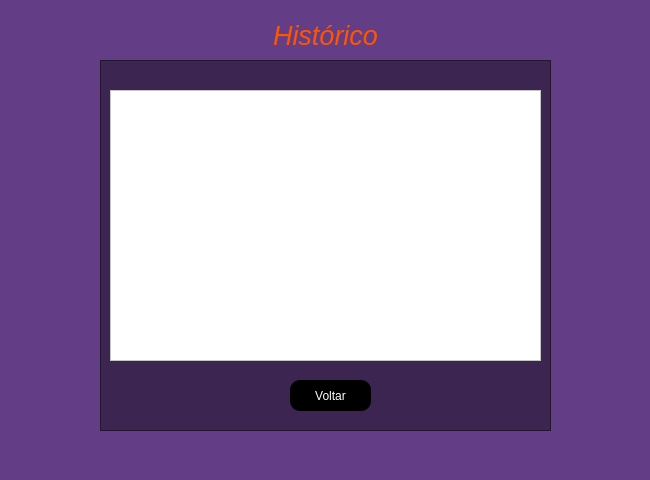
<?xml version="1.0" encoding="UTF-8"?>
<ui version="4.0">
 <class>MainWindow</class>
 <widget class="QMainWindow" name="MainWindow">
  <property name="geometry">
   <rect>
    <x>0</x>
    <y>0</y>
    <width>650</width>
    <height>480</height>
   </rect>
  </property>
  <property name="minimumSize">
   <size>
    <width>650</width>
    <height>450</height>
   </size>
  </property>
  <property name="maximumSize">
   <size>
    <width>650</width>
    <height>480</height>
   </size>
  </property>
  <property name="windowTitle">
   <string>MainWindow</string>
  </property>
  <property name="styleSheet">
   <string notr="true">background-color: rgb(100, 61, 135);</string>
  </property>
  <widget class="QWidget" name="centralwidget">
   <widget class="QLabel" name="txt_nomeHistorico">
    <property name="geometry">
     <rect>
      <x>220</x>
      <y>10</y>
      <width>211</width>
      <height>51</height>
     </rect>
    </property>
    <property name="font">
     <font>
      <pointsize>20</pointsize>
      <weight>50</weight>
      <italic>true</italic>
      <bold>false</bold>
     </font>
    </property>
    <property name="styleSheet">
     <string notr="true">color: rgb(255, 85, 0);
</string>
    </property>
    <property name="text">
     <string>Histórico</string>
    </property>
    <property name="alignment">
     <set>Qt::AlignCenter</set>
    </property>
   </widget>
   <widget class="QFrame" name="frame">
    <property name="geometry">
     <rect>
      <x>100</x>
      <y>60</y>
      <width>451</width>
      <height>371</height>
     </rect>
    </property>
    <property name="styleSheet">
     <string notr="true">background-color: rgba(0, 0, 0, 0.4);</string>
    </property>
    <property name="frameShape">
     <enum>QFrame::StyledPanel</enum>
    </property>
    <property name="frameShadow">
     <enum>QFrame::Raised</enum>
    </property>
    <widget class="QPushButton" name="btn_voltar">
     <property name="geometry">
      <rect>
       <x>190</x>
       <y>320</y>
       <width>81</width>
       <height>31</height>
      </rect>
     </property>
     <property name="styleSheet">
      <string notr="true">QPushButton {
	
	background-color: rgb(0, 0, 0);	
	color: rgb(255, 255, 255);
	border-radius: 10px
}

QPushButton:hover {
	background-color: rgb(255, 255, 255);
	color: rgb(255, 85, 0);
}</string>
     </property>
     <property name="text">
      <string>Voltar</string>
     </property>
    </widget>
    <widget class="QTextBrowser" name="txt_historico">
     <property name="geometry">
      <rect>
       <x>10</x>
       <y>30</y>
       <width>431</width>
       <height>271</height>
      </rect>
     </property>
     <property name="styleSheet">
      <string notr="true">background-color: rgb(255, 255, 255);</string>
     </property>
     <property name="html">
      <string>&lt;!DOCTYPE HTML PUBLIC &quot;-//W3C//DTD HTML 4.0//EN&quot; &quot;http://www.w3.org/TR/REC-html40/strict.dtd&quot;&gt;
&lt;html&gt;&lt;head&gt;&lt;meta name=&quot;qrichtext&quot; content=&quot;1&quot; /&gt;&lt;style type=&quot;text/css&quot;&gt;
p, li { white-space: pre-wrap; }
&lt;/style&gt;&lt;/head&gt;&lt;body style=&quot; font-family:'MS Shell Dlg 2'; font-size:8.25pt; font-weight:400; font-style:normal;&quot;&gt;
&lt;p style=&quot;-qt-paragraph-type:empty; margin-top:0px; margin-bottom:0px; margin-left:0px; margin-right:0px; -qt-block-indent:0; text-indent:0px;&quot;&gt;&lt;br /&gt;&lt;/p&gt;&lt;/body&gt;&lt;/html&gt;</string>
     </property>
    </widget>
   </widget>
  </widget>
  <widget class="QStatusBar" name="statusbar"/>
 </widget>
 <resources/>
 <connections/>
</ui>
